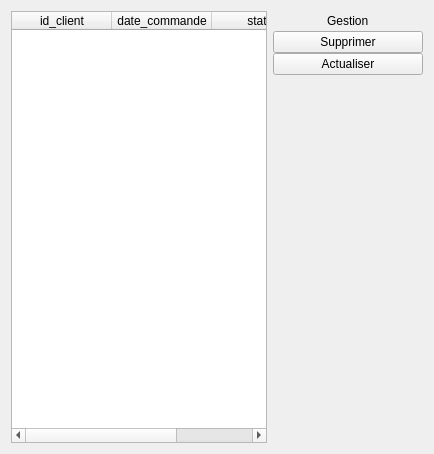
         <widget class="QWidget" name="tab_2">
          <attribute name="title">
           <string>Commande Clients</string>
          </attribute>
          <layout class="QHBoxLayout" name="horizontalLayout_39">
           <item>
            <widget class="QWidget" name="commande_c_main_page" native="true">
             <layout class="QHBoxLayout" name="horizontalLayout_30">
              <property name="spacing">
               <number>0</number>
              </property>
              <property name="leftMargin">
               <number>0</number>
              </property>
              <property name="topMargin">
               <number>0</number>
              </property>
              <property name="rightMargin">
               <number>0</number>
              </property>
              <property name="bottomMargin">
               <number>0</number>
              </property>
              <item>
               <widget class="QTableWidget" name="table_commande_c">
                <column>
                 <property name="text">
                  <string>id_client</string>
                 </property>
                </column>
                <column>
                 <property name="text">
                  <string>date_commande</string>
                 </property>
                </column>
                <column>
                 <property name="text">
                  <string>statut</string>
                 </property>
                </column>
               </widget>
              </item>
             </layout>
            </widget>
           </item>
           <item>
            <widget class="QWidget" name="widget_23" native="true">
             <property name="minimumSize">
              <size>
               <width>150</width>
               <height>0</height>
              </size>
             </property>
             <property name="maximumSize">
              <size>
               <width>150</width>
               <height>16777215</height>
              </size>
             </property>
             <layout class="QVBoxLayout" name="verticalLayout_12">
              <property name="spacing">
               <number>0</number>
              </property>
              <property name="leftMargin">
               <number>0</number>
              </property>
              <property name="topMargin">
               <number>0</number>
              </property>
              <property name="rightMargin">
               <number>0</number>
              </property>
              <property name="bottomMargin">
               <number>0</number>
              </property>
              <item>
               <layout class="QHBoxLayout" name="horizontalLayout_29">
                <item>
                 <spacer name="horizontalSpacer_23">
                  <property name="orientation">
                   <enum>Qt::Horizontal</enum>
                  </property>
                  <property name="sizeHint" stdset="0">
                   <size>
                    <width>40</width>
                    <height>20</height>
                   </size>
                  </property>
                 </spacer>
                </item>
                <item>
                 <widget class="QLabel" name="label_12">
                  <property name="text">
                   <string>Gestion</string>
                  </property>
                 </widget>
                </item>
                <item>
                 <spacer name="horizontalSpacer_24">
                  <property name="orientation">
                   <enum>Qt::Horizontal</enum>
                  </property>
                  <property name="sizeHint" stdset="0">
                   <size>
                    <width>40</width>
                    <height>20</height>
                   </size>
                  </property>
                 </spacer>
                </item>
               </layout>
              </item>
              <item>
               <widget class="QPushButton" name="supprimer_cc_btn">
                <property name="text">
                 <string>Supprimer</string>
                </property>
               </widget>
              </item>
              <item>
               <widget class="QPushButton" name="actualiser_cc_btn">
                <property name="text">
                 <string>Actualiser</string>
                </property>
               </widget>
              </item>
              <item>
               <spacer name="verticalSpacer_12">
                <property name="orientation">
                 <enum>Qt::Vertical</enum>
                </property>
                <property name="sizeHint" stdset="0">
                 <size>
                  <width>20</width>
                  <height>368</height>
                 </size>
                </property>
               </spacer>
              </item>
             </layout>
            </widget>
           </item>
          </layout>
         </widget>
